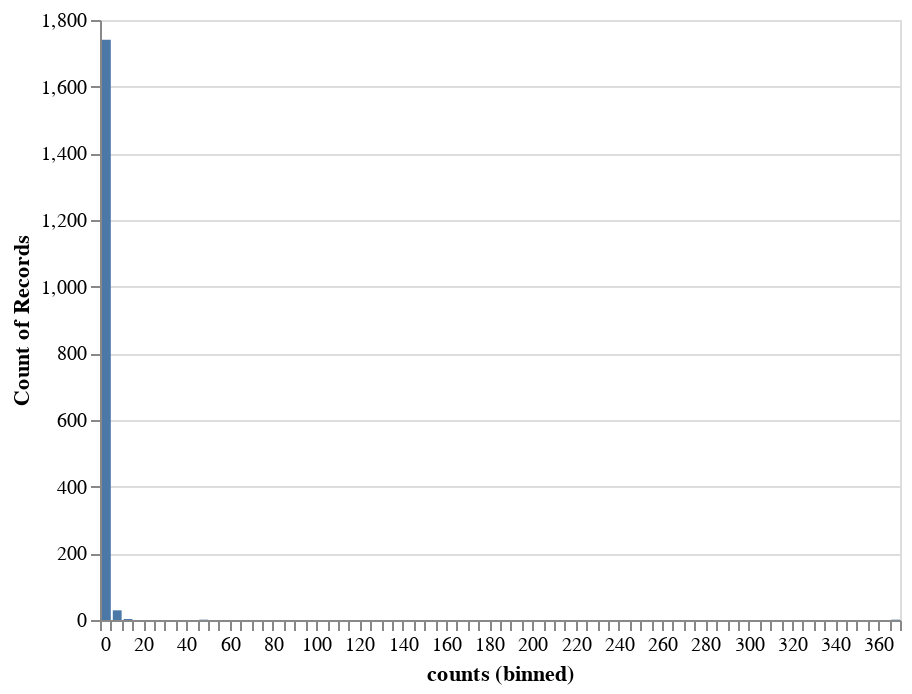

Notebook source saved alongside this figure:
### Code cell
alt.Chart(subscribers_counts).mark_bar().encode(
    alt.X('counts', bin=alt.Bin(maxbins=100)),
    y='count()'
)

### Figure 1 — Vega-Lite specification as saved in the notebook (floating-point values rounded to 4 significant figures; data arrays with more than 128 entries replaced by an {"elided": "..."} marker saying what was removed)
{"config": {"view": {"continuousWidth": 400, "continuousHeight": 300}}, "data": {"name": "data-9530b12b83da452443bb4f1a0283f8b1"}, "mark": "bar", "encoding": {"x": {"type": "quantitative", "bin": {"maxbins": 100}, "field": "counts"}, "y": {"type": "quantitative", "aggregate": "count"}}, "$schema": "https://vega.github.io/schema/vega-lite/v4.8.1.json", "datasets": {"data-9530b12b83da452443bb4f1a0283f8b1": {"elided": "1775 records"}}}
